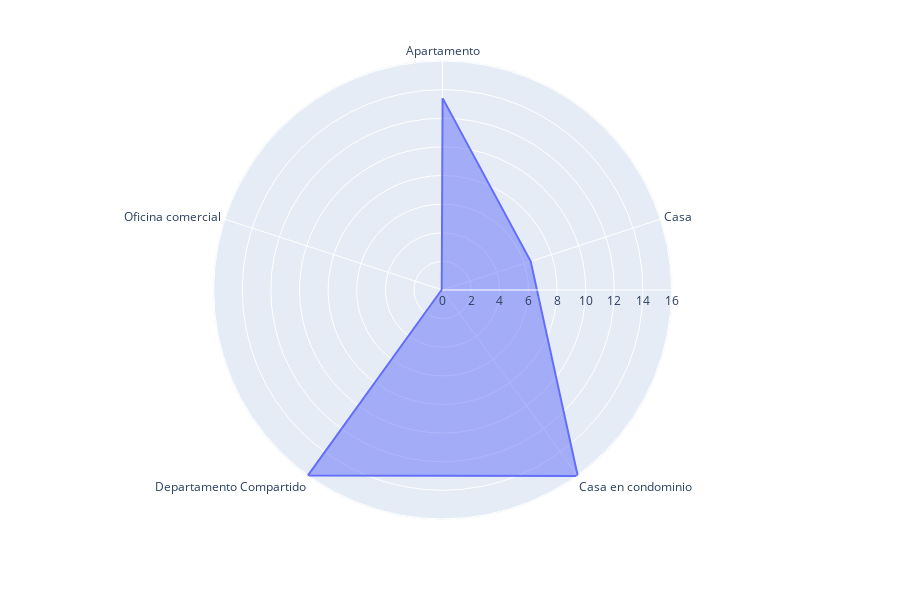

This figure's notebook cell:
### Code cell
print("Piscina por tipo de propiedad")
fig = go.Figure()
df = pd.DataFrame(dict(
    r=amenitiesPorPropiedad.loc['piscina'],
    theta=amenitiesPorPropiedad.columns))
fig = px.line_polar(df, r='r', theta='theta', line_close=True)
fig.update_traces(fill='toself')
fig.show()

### Figure 1 — Plotly figure (JSON) as saved in the notebook; plotly's stock layout.template omitted (floating-point values rounded to 4 significant figures)
{"data": [{"fill": "toself", "hoverlabel": {"namelength": 0}, "hovertemplate": "r=%{r}<br>theta=%{theta}", "legendgroup": "", "line": {"color": "#636efa", "dash": "solid"}, "mode": "lines", "name": "", "r": [13.41, 6.473, 16.07, 16.03, 0.06431, 13.41], "showlegend": false, "subplot": "polar", "theta": ["Apartamento", "Casa", "Casa en condominio", "Departamento Compartido", "Oficina comercial", "Apartamento"], "type": "scatterpolar"}], "layout": {"height": 600, "legend": {"tracegroupgap": 0}, "margin": {"t": 60}, "polar": {"angularaxis": {"direction": "clockwise", "rotation": 90}, "domain": {"x": [0, 0.98], "y": [0, 1]}}}}
